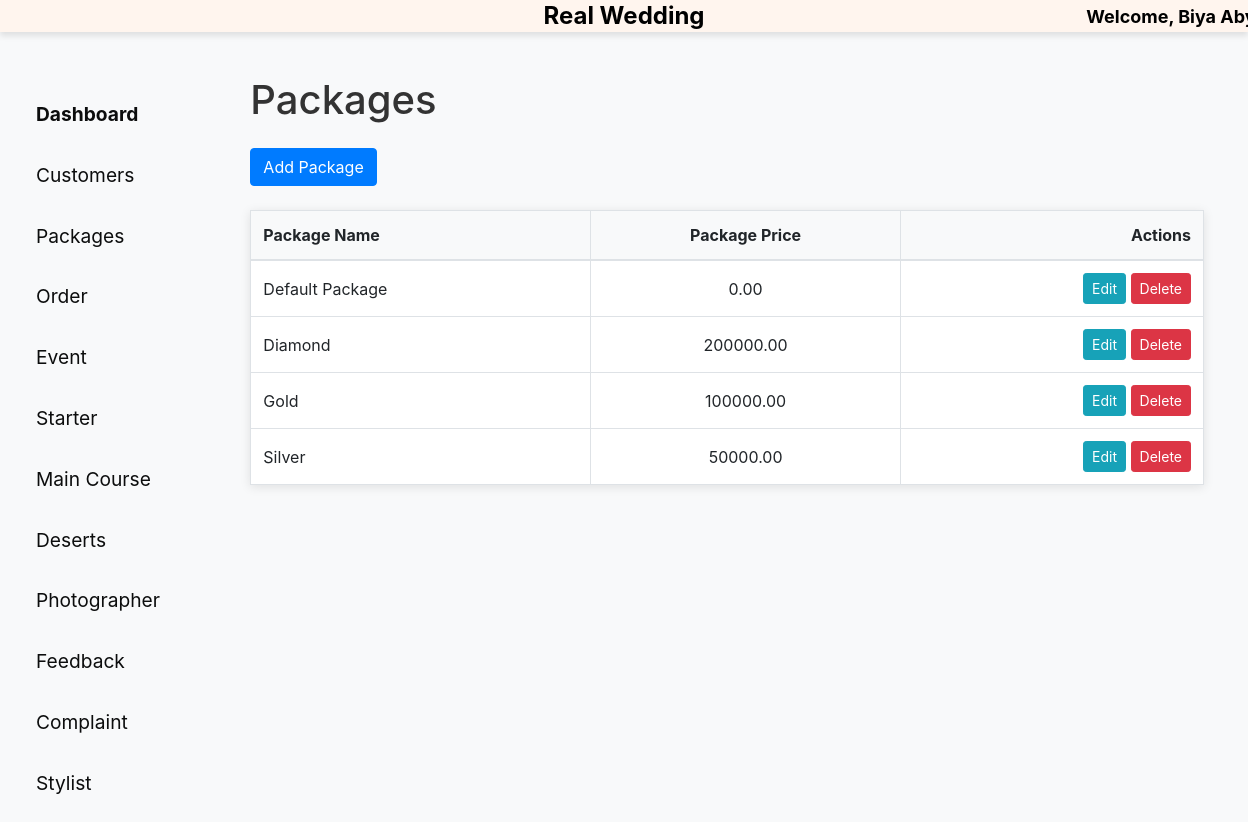
The page /view-packages/ (signed in) on the database its author committed.
### store/models.py (models this page shows, shortened)
class User(AbstractBaseUser, PermissionsMixin):
    user_id = models.AutoField(primary_key=True)
    username = models.CharField(max_length=255)
    email = models.EmailField(unique=True)
    phone = models.CharField(max_length=15, blank=True)  # Allow blank for non-superusers
    password = models.CharField(max_length=255)
    is_staff = models.BooleanField(default=False)
    is_superuser = models.BooleanField(default=False)
    objects = UserManager()
    USERNAME_FIELD = 'email'
    REQUIRED_FIELDS = ['username']

class Package(models.Model):
    package_id = models.AutoField(primary_key=True)
    name = models.CharField(max_length=100)
    price = models.DecimalField(max_digits=10, decimal_places=2)

### store/views.py (the view)
# urls.py: path('view-packages/', view_packages, name='view_packages'),
@login_required
def view_packages(request):
    packages = Package.objects.all()
    return render(request, 'admin/view_packages.html', {'packages': packages})

### templates/admin/view_packages.html (shortened to what this page needs)
{% load static %}
<!DOCTYPE html>
<html lang="en">
<head>
    <link rel="stylesheet" href="https://stackpath.bootstrapcdn.com/bootstrap/4.5.2/css/bootstrap.min.css">
    <link rel="stylesheet" href="{% static 'css/admin_styles.css' %}">
</head>
<body>
    {% include 'admin/header.html' %}
    <div class="container-fluid">
        <div class="row">
            {% include 'admin/sidebar.html' %}
            <main role="main" class="col-md-9 ml-sm-auto col-lg-10 px-4">
                <div class="container mt-4">
                    <h1 class="mb-4">Packages</h1>
                    <a href="{% url 'add_package' %}" class="btn btn-primary mb-4">Add Package</a>
                    {% if packages %}
                    <table class="table table-bordered">
                        <thead>
                            <tr>
                                <th>Package Name</th>
                                <th>Package Price</th>
                                <th>Actions</th>
                            </tr>
                        </thead>
                        <tbody>
                            {% for package in packages %}
                            <tr>
                                <td>{{ package.name }}</td>
                                <td>{{ package.price }}</td>
                                <td>
                                    <a href="{% url 'edit_package' package.package_id %}" class="btn btn-sm btn-info btn-edit">Edit</a>
                                    <a href="{% url 'delete_package' package.package_id %}" class="btn btn-sm btn-danger btn-delete">Delete</a>
                                </td>
                            </tr>
                            {% endfor %}
                        </tbody>
                    </table>
                    {% else %}
                    <p>No packages available.</p>
                    {% endif %}
                </div>
            </main>
        </div>
    </div>
</body>
</html>

### templates/admin/header.html (shortened to what this page needs)
{% load static %}
<!DOCTYPE html>
<html lang="en">
<head>
    <link rel="stylesheet" href="https://stackpath.bootstrapcdn.com/bootstrap/4.5.2/css/bootstrap.min.css">
    <link rel="stylesheet" href="{% static 'css/admin_styles.css' %}">
</head>
<body>
<nav class="navbar navbar-expand-lg navbar-dark sticky-top">
    <div class="collapse navbar-collapse justify-content-center" id="navbarNav">
        <h1 class="navbar-text mx-auto">Real Wedding</h1>
    </div>
    <div class="collapse navbar-collapse" id="navbarNav">
        <span class="navbar-text welcome-text">Welcome, {{ user.username }}!</span>
    </div>
</nav>
</body>
</html>

### static/css/admin_styles.css (style rules this page uses)
.navbar { padding: 1rem 2rem; background-color: lavender; color: #2f0505; font-size: 1.6rem; box-shadow: 0px 4px 6px rgba(0, 0, 0, 0.1); }
.table { background-color: #ffffff; box-shadow: 0px 2px 10px rgba(0, 0, 0, 0.1); width: 100%; margin-bottom: 1rem; }
.table th, .table td { padding: 0.75rem; vertical-align: middle; border-top: none; }
.table th { font-weight: bold; background-color: #f8f9fa; }
.table th, .table td { text-align: center; }
.table th:first-child, .table td:first-child { text-align: left; }
.table th:last-child, .table td:last-child { text-align: right; }
.navbar .navbar-text { margin: 0; position: absolute; left: 50%; transform: translateX(-50%); white-space: nowrap; }
body { background-color: #f8f9fa; }
.container-fluid { padding: 20px; }
h1 { color: #333; }
.btn-primary { background-color: #007bff; border-color: #007bff; }

### templates/admin/header.html (style rules this page uses)
.navbar { background-color: #FFF5EE; color: black; }
.navbar-text { font-size: 24px; font-weight: bold; color: black !important; }
.navbar-text.welcome-text { font-size: 18px; margin-left: 550px; }

### rows shown on the page
User: username "Biya…"
Package: name "Default Package", price "0.00"
Package: name "Diamond", price "200000.00"
Package: name "Gold", price "100000.00"
Package: name "Silver", price "50000.00"
